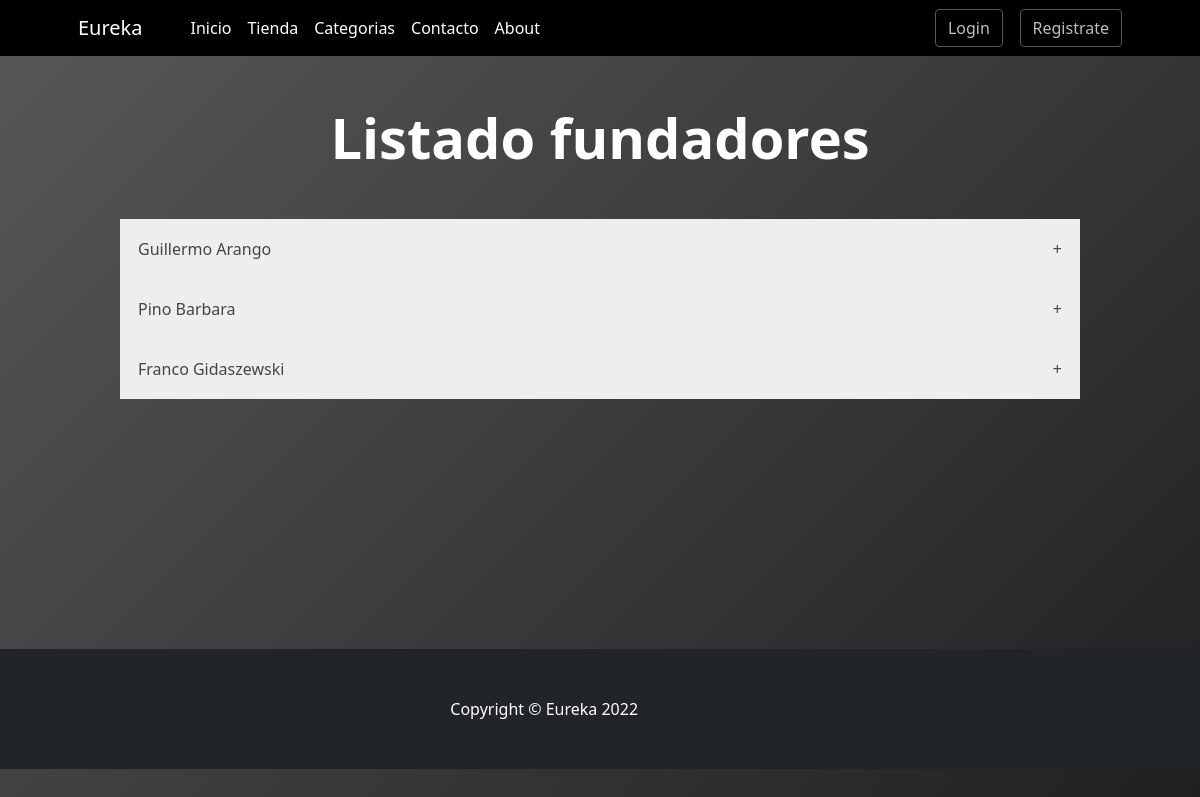
Page /about/listar_fundador/ on the earlier database version.
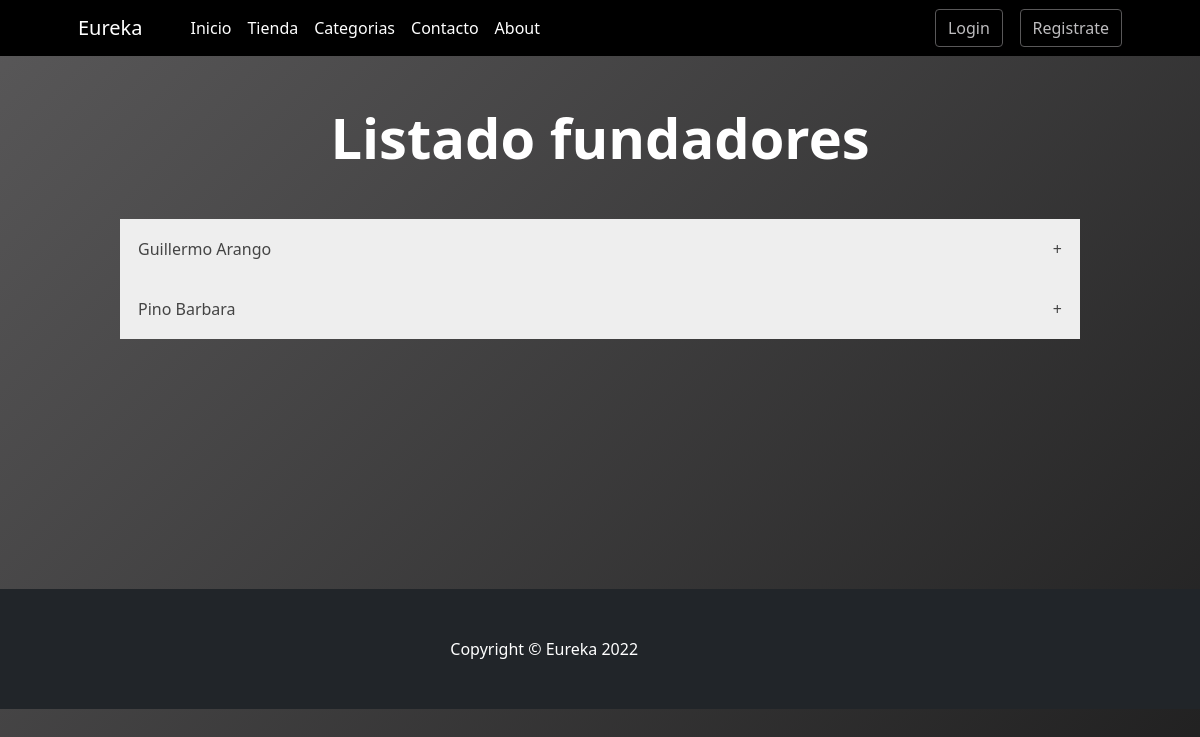
Same page on the later database version.
### About/models.py (models this page shows)
class Fundador(models.Model):
    nombre_completo=models.CharField(max_length=100)
    historia=models.TextField(max_length=500)
    imagen=models.ImageField(null=True, blank=True,upload_to="fundador/")
    created=models.DateTimeField(default=datetime.now())
    updated=models.DateTimeField(default=datetime.now())

### About/views.py (the view)
# urls.py: path('listar_fundador/', listar_fundador, name='about-listar-fundador'),
def listar_fundador(request):
    fundadores=Fundador.objects.all()
    contexto={"fundadores":fundadores}
    return render(request, 'About/listar_fundadores.html',contexto)

### carro/context_processor.py (called while the page is built)
def importe_total_carro(request):
    total=0
    if request.user.is_authenticated:
        if 'carro' in request.session:
            for key , value in request.session["carro"].items():
                total=total+(float(value["precio"])*value["cantidad"])
    else:
        total="debes hacer login"
    return {"importe_total_carro":total}

### About/templates/About/listar_fundadores.html (shortened to what this page needs)
{% extends 'Home/base.html'%} {% block contenido %} {% load static %}
<div class="container px-4 px-lg-5 my-5">
  <div class="text-center text-white">
    <h1 class="display-4 fw-bolder">Listado fundadores</h1>
  </div>
</div>
<div class="contenedor-acordiones">
  {%if fundadores%} {% for fundador in fundadores%}
  <button class="accordion">{{fundador.nombre_completo}} <span>+</span></button>
  {%endfor%} {%else%}
  <p style="color: white !important">No hay Fundadores</p>
  {%endif%}
</div>
{% endblock %}

Differences in the rows shown:
removed Fundador: nombre_completo "Franco Gidaszewski"
